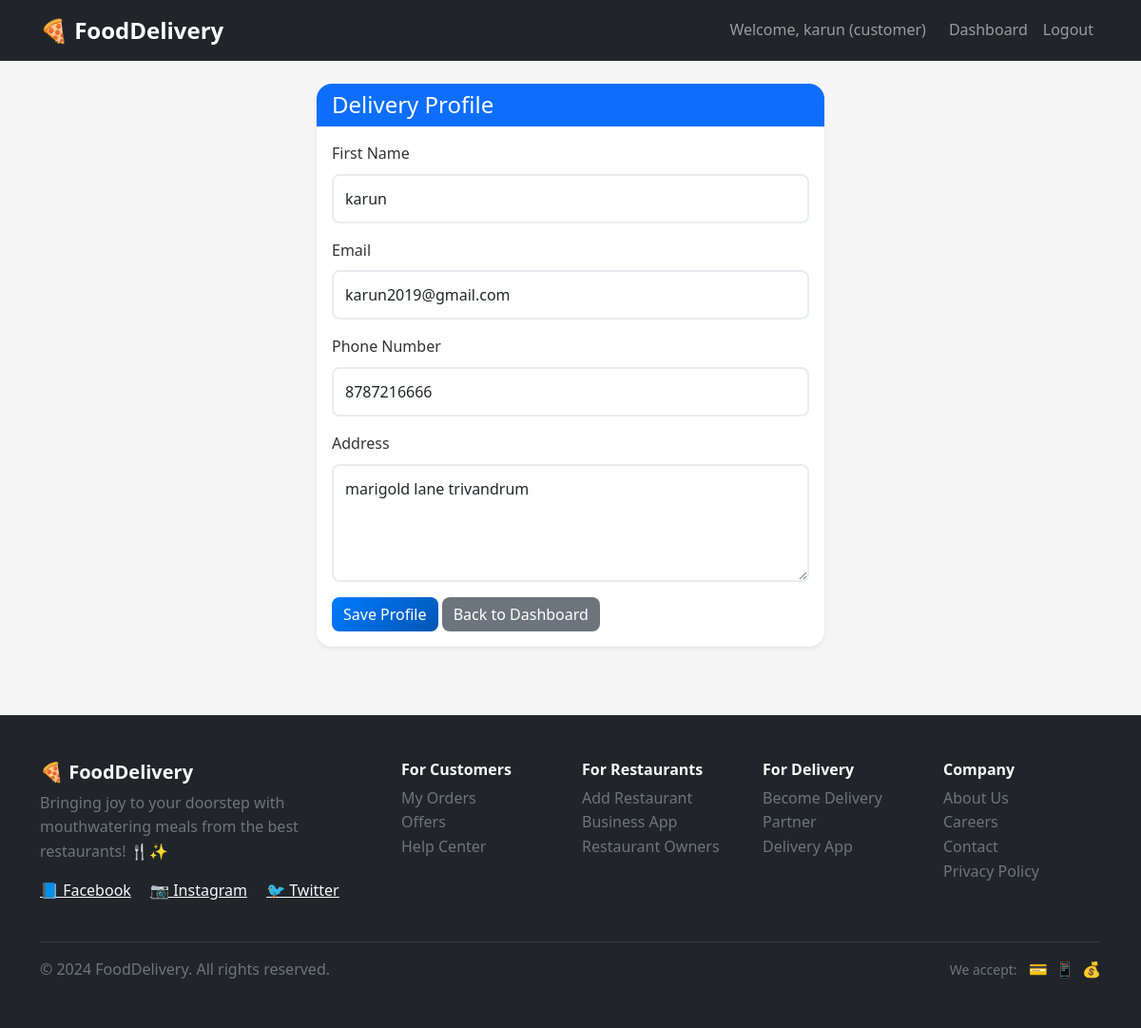
/fooddelivery/delivery/ (signed in), run on the app's committed database.
### foodapp/models.py (models this page shows, shortened)
class CustomUser(AbstractUser):
    username = models.CharField(max_length=20, unique=True)
    email = models.EmailField(unique=True)
    phone_number = models.CharField(max_length=10,default='0000000000')
    address = models.TextField(max_length=100, blank=True, null=True)
    ROLE_CHOICES = (
        ('admin', 'Admin'),
        ('customer', 'Customer'),
        ('restaurant', 'Restaurant'),
        ('delivery', 'Delivery Partners'),
    )
    role = models.CharField(max_length=10, choices=ROLE_CHOICES, default='customer')
    is_verified = models.BooleanField(default=False)

### foodapp/views.py (the view)
# urls.py: path('delivery/', delivery_profile_view, name='delivery_profile'),
@login_required(login_url='login')
def delivery_profile_view(request):
    if request.method == 'POST':
        form = DeliveryProfileForm(request.POST, instance=request.user)
        if form.is_valid():
            form.save()
            return redirect('delivery_profile')
    else:
        form = DeliveryProfileForm(instance=request.user)
    return render(request, 'delivery_profile.html', {'form': form})

### foodapp/forms.py
class DeliveryProfileForm(forms.ModelForm):
    class Meta:
        model = CustomUser
        fields = ['first_name', 'phone_number', 'address', 'email']
        widgets = {
            'first_name': forms.TextInput(attrs={'class': 'form-control'}),
            'phone_number': forms.TextInput(attrs={'class': 'form-control'}),
            'address': forms.Textarea(attrs={'class': 'form-control', 'rows': 4}),
            'email': forms.EmailInput(attrs={'class': 'form-control'}),
            }

### Templates/delivery_profile.html (shortened to what this page needs)
{% extends 'base.html' %}
{% load static %}
{% block content %}
<div class="container mt-4">
    <div class="row justify-content-center">
        <div class="col-md-6">
            <div class="card">
                <div class="card-header bg-primary text-white">
                    <h4 class="mb-0">Delivery Profile</h4>
                </div>
                <div class="card-body">
                    <form method="post">
                        <div class="mb-3">
                            <label class="form-label">First Name</label>
                            {{ form.first_name }}
                        </div>
                        <div class="mb-3">
                            <label class="form-label">Email</label>
                            {{ form.email }}
                        </div>
                        <div class="mb-3">
                            <label class="form-label">Phone Number</label>
                            {{ form.phone_number }}
                        </div>
                        <div class="mb-3">
                            <label class="form-label">Address</label>
                            {{ form.address }}
                        </div>
                        <button type="submit" class="btn btn-primary">Save Profile</button>
                        <a href="{% url 'delivery_dashboard' %}" class="btn btn-secondary">Back to Dashboard</a>
                    </form>
                </div>
            </div>
        </div>
    </div>
</div>
{% endblock %}

### Templates/base.html (shortened to what this page needs)
<!DOCTYPE html>
<html lang="en">
<head>
    <link href="https://cdn.jsdelivr.net/npm/bootstrap@5.1.3/dist/css/bootstrap.min.css" rel="stylesheet">
    <link href="/static/css/style.css" rel="stylesheet">
</head>
<body>
    <nav class="navbar navbar-expand-lg navbar-dark bg-dark">
        <div class="container">
            <a class="navbar-brand" href="{% url 'home' %}">🍕 FoodDelivery</a>
            <div class="navbar-nav ms-auto">
                {% if user.is_authenticated %}
                    <span class="navbar-text me-3">Welcome, {{ user.username }} ({{ user.role }})</span>
                    <a class="nav-link" href="{% url 'dashboard' %}">Dashboard</a>
                    <a class="nav-link" href="{% url 'logout' %}">Logout</a>
                {% else %}
                    <a class="nav-link" href="{% url 'login' %}">Login</a>
                    <a class="nav-link" href="{% url 'register_customer' %}">Register</a>
                {% endif %}
            </div>
        </div>
    </nav>
    <main class="container mt-4">
        {% block content %}
        {% endblock %}
    </main>
    <footer class="bg-dark text-light mt-5">
        <div class="container py-5">
            <div class="row">
                <div class="col-md-4 mb-4">
                    <h5 class="fw-bold">🍕 FoodDelivery</h5>
                    <p class="text-muted">Bringing joy to your doorstep with mouthwatering meals from the best restaurants! 🍴✨</p>
                    <div class="social-links">
                        <a href="#" class="text-light me-3">📘 Facebook</a>
                        <a href="#" class="text-light me-3">📷 Instagram</a>
                        <a href="#" class="text-light">🐦 Twitter</a>
                    </div>
                </div>
                <div class="col-md-2 mb-4">
                    <h6 class="fw-bold">For Customers</h6>
                    <ul class="list-unstyled">
                        <li><a href="#" class="text-muted text-decoration-none">My Orders</a></li>
                        <li><a href="#" class="text-muted text-decoration-none">Offers</a></li>
                        <li><a href="#" class="text-muted text-decoration-none">Help Center</a></li>
                    </ul>
                </div>
                <div class="col-md-2 mb-4">
                    <h6 class="fw-bold">For Restaurants</h6>
                    <ul class="list-unstyled">
                        <li><a href="{% url 'register_restaurant' %}" class="text-muted text-decoration-none">Add Restaurant</a></li>
                        <li><a href="#" class="text-muted text-decoration-none">Business App</a></li>
                        <li><a href="#" class="text-muted text-decoration-none">Restaurant Owners</a></li>
                    </ul>
                </div>
                <div class="col-md-2 mb-4">
                    <h6 class="fw-bold">For Delivery</h6>
                    <ul class="list-unstyled">
                        <li><a href="{% url 'register_delivery' %}" class="text-muted text-decoration-none">Become Delivery Partner</a></li>
                        <li><a href="#" class="text-muted text-decoration-none">Delivery App</a></li>
                    </ul>
                </div>
                <div class="col-md-2 mb-4">
                    <h6 class="fw-bold">Company</h6>
                    <ul class="list-unstyled">
                        <li><a href="#" class="text-muted text-decoration-none">About Us</a></li>
                        <li><a href="#" class="text-muted text-decoration-none">Careers</a></li>
                        <li><a href="#" class="text-muted text-decoration-none">Contact</a></li>
                        <li><a href="#" class="text-muted text-decoration-none">Privacy Policy</a></li>
                    </ul>
                </div>
            </div>
            <hr class="bg-secondary">
            <div class="row align-items-center">
                <div class="col-md-6">
                    <p class="text-muted mb-0">&copy; 2024 FoodDelivery. All rights reserved.</p>
                </div>
                <div class="col-md-6 text-md-end">
                    <div class="payment-methods">
                        <small class="text-muted">We accept:</small>
                        <span class="ms-2">💳</span>
                        <span class="ms-1">📱</span>
                        <span class="ms-1">💰</span>
                    </div>
                </div>
            </div>
        </div>
    </footer>
</body>
</html>

### static/css/style.css (style rules this page uses)
:root { --primary-color: #007bff; --secondary-color: #6c757d; --success-color: #28a745; --warning-color: #ffc107; --danger-color: #dc3545; --info-color: #17a2b8; --dark-color: #343a40; --light-color: #f8f9fa; }
* { margin: 0; padding: 0; box-sizing: border-box; }
body { font-family: 'Segoe UI', Tahoma, Geneva, Verdana, sans-serif; background-color: #f5f5f5; line-height: 1.6; color: #333; }
.navbar-brand { font-weight: bold; font-size: 1.5rem; }
.navbar-nav .nav-link { font-weight: 500; transition: color 0.3s ease; }
.card { border: none; border-radius: 1rem; box-shadow: 0 0.125rem 0.25rem rgba(0, 0, 0, 0.075); transition: all 0.3s ease; margin-bottom: 1.5rem; }
.card-header { border-radius: 1rem 1rem 0 0 !important; border: none; font-weight: 600; }
.btn { border-radius: 0.5rem; font-weight: 500; transition: all 0.3s ease; border: none; }
.btn-primary { background: linear-gradient(135deg, var(--primary-color), #0056b3); }
.form-control { padding: 12px; border: 2px solid #e9ecef; border-radius: 8px; }

### data on the page
CustomUser: username "karun", role "customer", first_name "karun", email "karun2019@gmail.com", phone_number "8787216666", address "marigold lane trivandrum"
